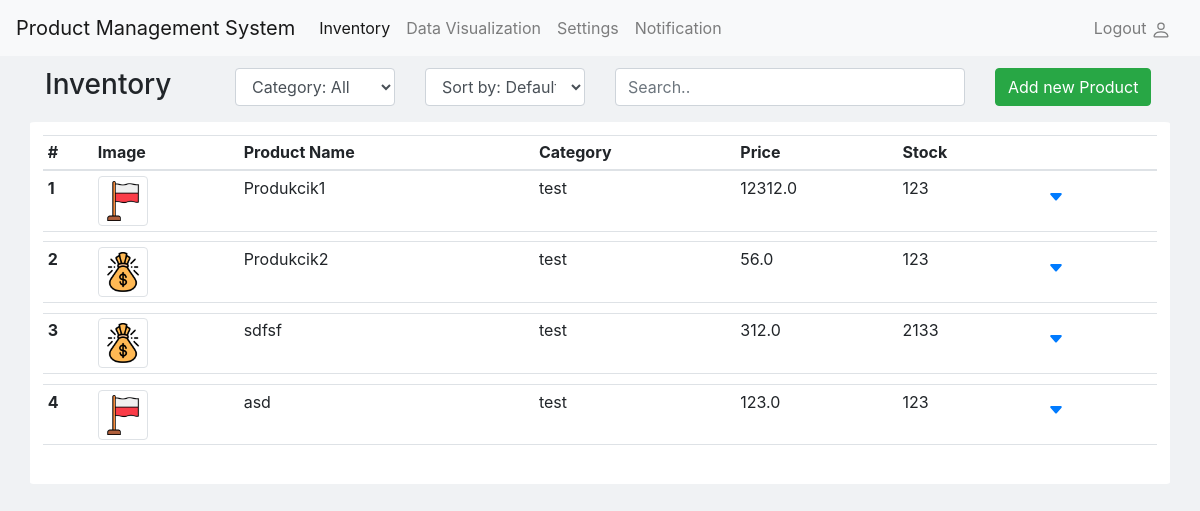
Page / (signed in) on the earlier database version.
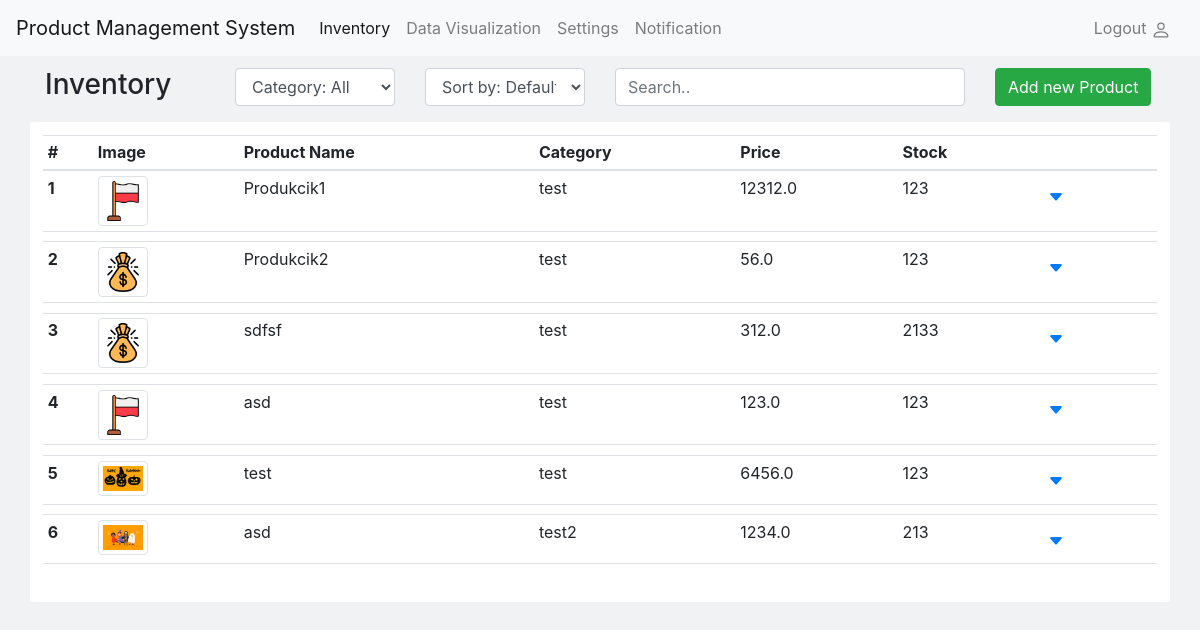
Same page on the later database version.
### inventory/models.py (models this page shows, shortened)
class Product(models.Model):
    image = models.ImageField()
    name = models.CharField(max_length=50)
    category = models.ForeignKey(Category, on_delete=models.CASCADE)
    stock = models.IntegerField()
    selling_price = models.FloatField()
    created_at = models.DateTimeField(auto_now_add=True)
    last_modified_at = models.DateTimeField(auto_now=True)
    sku = models.CharField(max_length=50, blank=True, null=True)
    barcode = models.IntegerField(blank=True, null=True)
    brand = models.CharField(max_length=50, blank=True, null=True)
    tags = models.ManyToManyField(Tag, blank=True)
    exp_date= models.DateField(auto_now=False, blank=True, null=True)
    manufacturing_price = models.FloatField(blank=True, null=True)

class Category(models.Model):
    name = models.CharField(max_length=30)
    usage_count = models.PositiveIntegerField(default=0)
    def __str__(self):
        return self.name

### inventory/views.py (the view)
# urls.py: path("", views.home_page, name="home"),
@login_required(login_url="login")
def home_page(request):
    products = Product.objects.all()
    categories = Category.objects.all()
    contex={"products":products, "categories":categories, "forms":getForms(products)}
    return render(request, "inventory/list.html", contex)

### inventory/models.py (called while the page is built)
    def __str__(self):
        return self.name

### inventory/views.py (called while the page is built)
def getForms(products):
    forms = {}
    for product in products:
        form = ProductForm(instance=product)
        forms[product.pk] = form
    return forms

### inventory/templates/inventory/list.html (shortened to what this page needs)
{% extends "inventory/base.html" %}
{% block style %}
    {% load static %}
    <link rel="stylesheet" href="{% static 'css/listStyle.css' %}">
{% endblock%}
{% block content %}
<div class="container">
    <div class="row justify-content-start">
      <div class="col">
        <h3>Inventory</h3>
      </div>
      <div class="col">
        <select id="filterCategory" class="form-control">
            <option selected value="all">Category: All</option>
          </select>
      </div>
      <div class="col">
        <select id="sortBy" class="form-control">
            <option value="default" selected>Sort by: Default</option>
          </select>
      </div>
      <div class="col-4">
        <input class="form-control" id="myInput" type="text" placeholder="Search..">
      </div>
      <div class="col">
        <a href="{% url 'add_product' %}"><button type="button" class="btn btn-success">Add new Product</button></a>
    </div>
    </div>
</div>
<div class="table-responsive" id="productsTable">
    <table class="table table-sm">
        <thead>
            <tr>
                <th scope="col">#</th>
                <th scope="col">Image</th>
                <th scope="col">Product Name</th>
                <th scope="col">Category</th>
                <th scope="col">Price</th>
                <th scope="col">Stock</th>
                <th scope="col"></th>
            </tr>
        </thead>
        <tbody>
            {% for product in products %}
                <tr class="productRow" data-price="{{ product.selling_price }}" data-stock="{{ product.stock }}" data-id="{{ product.id }}">
                    <th scope="row">{{ product.id }}</th>
                    <td><img src="{{ product.image.url }}" alt="Product Image" class="img-thumbnail" id="productImage"></td>
                    <td>{{ product.name }}</td>
                    <td>{{ product.category }}</td>
                    <td>{{ product.selling_price }}</td>
                    <td>{{ product.stock }}</td>
                    <td>
                        <button class="btn btn-link" data-toggle="collapse" data-target="#collapse{{ product.id }}" aria-expanded="false" aria-controls="collapse{{ product.id }}">
                            <svg xmlns="http://www.w3.org/2000/svg" width="16" height="16" fill="currentColor" class="bi bi-caret-down-fill" viewBox="0 0 16 16">
                                <path d="M7.247 11.14 2.451 5.658C1.885 5.013 2.345 4 3.204 4h9.592a1 1 0 0 1 .753 1.659l-4.796 5.48a1 1 0 0 1-1.506 0z" />
                            </svg>
                        </button>
                    </td>
                </tr>
                <tr class="productRowExpanded" data-price="{{ product.selling_price }}" data-stock="{{ product.stock }}" data-id="{{ product.id }}">
                    <td colspan="7" >
                    </td>
                </tr>
            {% endfor %}
        </tbody>
    </table>
</div>
{% endblock content %}
{% block scripts %}
    {% load static %}
{% endblock scripts %}

### inventory/templates/inventory/base.html (shortened to what this page needs)
<!DOCTYPE html>
<html lang="en">
<head>
    <link href="https://maxcdn.bootstrapcdn.com/bootstrap/4.5.2/css/bootstrap.min.css" rel="stylesheet">
    {% block style %}{% endblock %}
</head>
<body>
    {% include "inventory/navbar.html" %}
    {% block content %}{% endblock %}
</body>
</html>

### inventory/templates/inventory/navbar.html (shortened to what this page needs)
<nav class="navbar navbar-expand-lg navbar-light bg-light">
    <a class="navbar-brand" href="{% url 'home' %}">Product Management System</a>
    <div class="collapse navbar-collapse justify-content-between" id="navbarSupportedContent">
        <ul class="navbar-nav">
            <li class="nav-item active">
                <a class="nav-link" href="{% url 'home' %}">Inventory <span class="sr-only">(current)</span></a>
            </li>
            <li class="nav-item">
                <a class="nav-link" href="#">Data Visualization</a>
            </li>
            <li class="nav-item">
                <a class="nav-link" href="#">Settings</a>
            </li>
            <li class="nav-item">
                <a class="nav-link" href="#">Notification</a>
            </li>
        </ul>
        <ul class="navbar-nav">
        <li class="nav-item">
            {% if user.is_authenticated %}
                <a class="nav-link" href="{% url 'logout' %}">Logout
            {% else %}
                <a class="nav-link" href="{% url 'login' %}">Login
            {% endif %}
            </a>
        </li>
        </ul>
    </div>
    </nav>

### inventory/static/css/listStyle.css (style rules this page uses)
body { background-color: #F0F2F4; }
.container { margin-top: 1%; margin-bottom: 1%; }
#productsTable { width:95%; border:1px solid white; background-color: white; margin: 0 auto;padding:1%; border-radius: 0.5%; }
#productImage { max-width: 50px; }

Differences in the rows shown:
added Product: id "5", image (picture), name "test", category "test", selling_price "6456.0", stock "123"
added Product: id "6", image (picture), name "asd", category "test2", selling_price "1234.0", stock "213"
